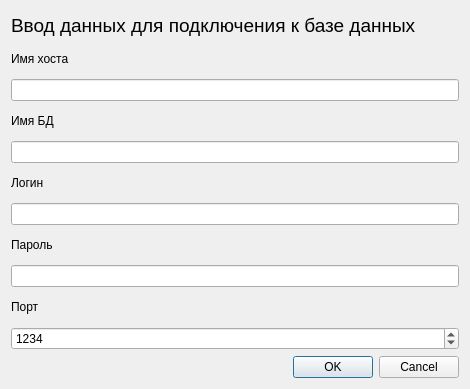
<?xml version="1.0" encoding="UTF-8"?>
<ui version="4.0">
 <class>Dialog</class>
 <widget class="QDialog" name="Dialog">
  <property name="geometry">
   <rect>
    <x>0</x>
    <y>0</y>
    <width>470</width>
    <height>389</height>
   </rect>
  </property>
  <property name="windowTitle">
   <string>Ввод данных БД</string>
  </property>
  <layout class="QVBoxLayout" name="verticalLayout_2">
   <item>
    <layout class="QVBoxLayout" name="verticalLayout">
     <item>
      <widget class="QLabel" name="lb_top">
       <property name="font">
        <font>
         <pointsize>14</pointsize>
        </font>
       </property>
       <property name="text">
        <string>Ввод данных для подключения к базе данных</string>
       </property>
      </widget>
     </item>
     <item>
      <widget class="QLabel" name="lb_host">
       <property name="text">
        <string>Имя хоста</string>
       </property>
       <property name="buddy">
        <cstring>txt_host_name</cstring>
       </property>
      </widget>
     </item>
     <item>
      <widget class="QLineEdit" name="txt_host_name"/>
     </item>
     <item>
      <widget class="QLabel" name="lb_bd">
       <property name="text">
        <string>Имя БД</string>
       </property>
       <property name="buddy">
        <cstring>txt_bd_name</cstring>
       </property>
      </widget>
     </item>
     <item>
      <widget class="QLineEdit" name="txt_bd_name"/>
     </item>
     <item>
      <widget class="QLabel" name="lb_login">
       <property name="text">
        <string>Логин</string>
       </property>
       <property name="buddy">
        <cstring>txt_login</cstring>
       </property>
      </widget>
     </item>
     <item>
      <widget class="QLineEdit" name="txt_login"/>
     </item>
     <item>
      <widget class="QLabel" name="lb_pwd">
       <property name="text">
        <string>Пароль</string>
       </property>
       <property name="buddy">
        <cstring>txt_pwd</cstring>
       </property>
      </widget>
     </item>
     <item>
      <widget class="QLineEdit" name="txt_pwd"/>
     </item>
     <item>
      <widget class="QLabel" name="lb_port">
       <property name="text">
        <string>Порт</string>
       </property>
       <property name="buddy">
        <cstring>sb_port</cstring>
       </property>
      </widget>
     </item>
     <item>
      <widget class="QSpinBox" name="sb_port">
       <property name="minimum">
        <number>1</number>
       </property>
       <property name="maximum">
        <number>64000</number>
       </property>
       <property name="value">
        <number>1234</number>
       </property>
      </widget>
     </item>
     <item>
      <widget class="QDialogButtonBox" name="buttonBox">
       <property name="orientation">
        <enum>Qt::Horizontal</enum>
       </property>
       <property name="standardButtons">
        <set>QDialogButtonBox::Cancel|QDialogButtonBox::Ok</set>
       </property>
      </widget>
     </item>
    </layout>
   </item>
  </layout>
 </widget>
 <tabstops>
  <tabstop>txt_host_name</tabstop>
  <tabstop>txt_bd_name</tabstop>
  <tabstop>txt_login</tabstop>
  <tabstop>txt_pwd</tabstop>
  <tabstop>sb_port</tabstop>
 </tabstops>
 <resources/>
 <connections>
  <connection>
   <sender>buttonBox</sender>
   <signal>accepted()</signal>
   <receiver>Dialog</receiver>
   <slot>accept()</slot>
   <hints>
    <hint type="sourcelabel">
     <x>248</x>
     <y>334</y>
    </hint>
    <hint type="destinationlabel">
     <x>157</x>
     <y>274</y>
    </hint>
   </hints>
  </connection>
  <connection>
   <sender>buttonBox</sender>
   <signal>rejected()</signal>
   <receiver>Dialog</receiver>
   <slot>reject()</slot>
   <hints>
    <hint type="sourcelabel">
     <x>316</x>
     <y>340</y>
    </hint>
    <hint type="destinationlabel">
     <x>286</x>
     <y>274</y>
    </hint>
   </hints>
  </connection>
 </connections>
</ui>
